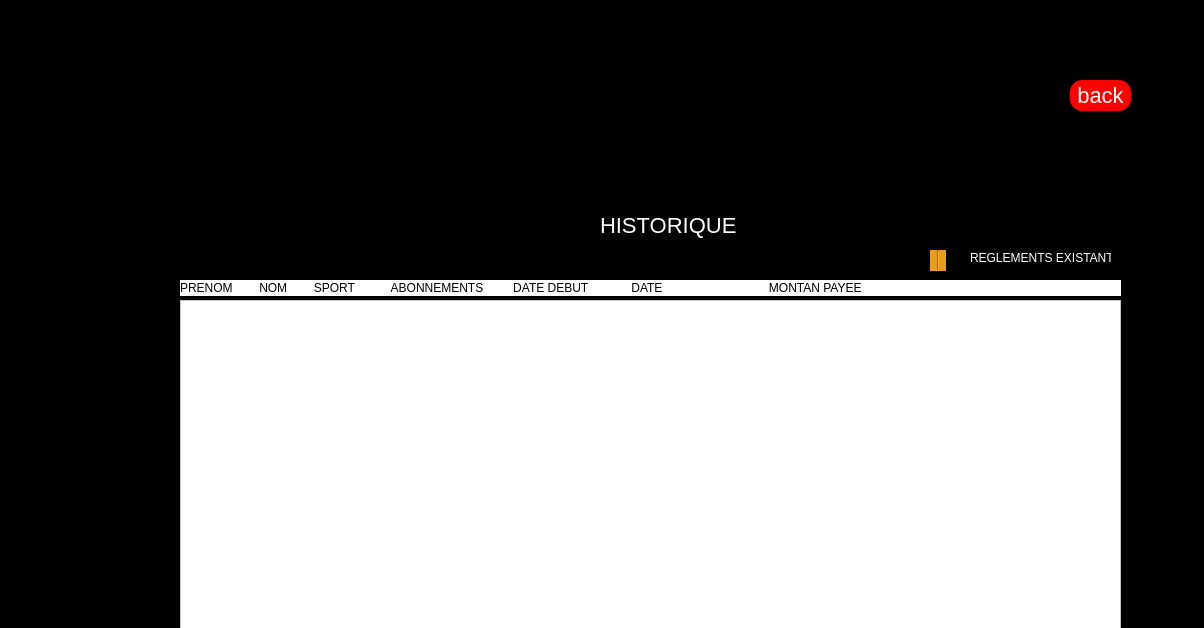
<?xml version="1.0" encoding="UTF-8"?>
<ui version="4.0">
 <class>historique</class>
 <widget class="QDialog" name="historique">
  <property name="geometry">
   <rect>
    <x>0</x>
    <y>0</y>
    <width>1204</width>
    <height>628</height>
   </rect>
  </property>
  <property name="windowTitle">
   <string>Dialog</string>
  </property>
  <property name="styleSheet">
   <string notr="true">background-color:black;</string>
  </property>
  <widget class="QPushButton" name="pushButton_4">
   <property name="geometry">
    <rect>
     <x>1070</x>
     <y>80</y>
     <width>61</width>
     <height>31</height>
    </rect>
   </property>
   <property name="styleSheet">
    <string notr="true">background-color:red;
color:#fff;
border-radius:12px;
font-size:22px;</string>
   </property>
   <property name="text">
    <string>back</string>
   </property>
  </widget>
  <widget class="QLabel" name="label">
   <property name="geometry">
    <rect>
     <x>600</x>
     <y>210</y>
     <width>291</width>
     <height>31</height>
    </rect>
   </property>
   <property name="styleSheet">
    <string notr="true">font-size:22px;
color:#fff;
</string>
   </property>
   <property name="text">
    <string>HISTORIQUE</string>
   </property>
  </widget>
  <widget class="QTableView" name="tableView">
   <property name="geometry">
    <rect>
     <x>180</x>
     <y>300</y>
     <width>941</width>
     <height>421</height>
    </rect>
   </property>
   <property name="styleSheet">
    <string notr="true">background-color:#fff;</string>
   </property>
  </widget>
  <widget class="QLabel" name="label_2">
   <property name="geometry">
    <rect>
     <x>180</x>
     <y>280</y>
     <width>941</width>
     <height>16</height>
    </rect>
   </property>
   <property name="styleSheet">
    <string notr="true">background-color:white</string>
   </property>
   <property name="text">
    <string>PRENOM        NOM        SPORT           ABONNEMENTS         DATE DEBUT             DATE                                MONTAN PAYEE </string>
   </property>
  </widget>
  <widget class="Line" name="line">
   <property name="geometry">
    <rect>
     <x>930</x>
     <y>250</y>
     <width>16</width>
     <height>21</height>
    </rect>
   </property>
   <property name="styleSheet">
    <string notr="true">background-color:#E89D1C;</string>
   </property>
   <property name="orientation">
    <enum>Qt::Vertical</enum>
   </property>
  </widget>
  <widget class="QLabel" name="label_3">
   <property name="geometry">
    <rect>
     <x>970</x>
     <y>250</y>
     <width>141</width>
     <height>16</height>
    </rect>
   </property>
   <property name="styleSheet">
    <string notr="true">color:white;</string>
   </property>
   <property name="text">
    <string>REGLEMENTS EXISTANT </string>
   </property>
  </widget>
 </widget>
 <resources/>
 <connections/>
</ui>
